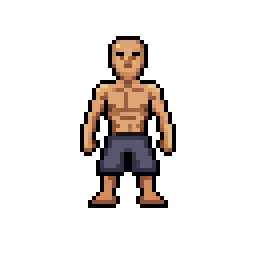
#> input picture pixellab-pip-generations/paper-doll-sword-fit-20261021/body-source-01.png, 64 x 64 px (shown 4 times larger); its folder holds only this picture in this run
$ python prepare_inputs.py
#> lines starting #> are read from the running program, lines starting #| are printed output that depends on the picture; after the words box and inside, x2 and y2 are one past the last pixel; in counts of white or black regions, pixels touching at a corner belong together
"""Copy existing body frames; create only binary generation controls, never art."""
from pathlib import Path
import hashlib,json,shutil
from PIL import Image,ImageDraw

OUT=Path(__file__).resolve().parent
SOURCE=OUT.parent/'paper-doll-human-idle-south-20261021'
anchors=[(20,36),(18,35),(20,36),(19,35)]
records=[]
for index,(x,y) in enumerate(anchors,1):
    original=SOURCE/f'body-raw-{index:02}.png'
    target=OUT/f'body-source-{index:02}.png'
    shutil.copy2(original,target)
    image=Image.open(target).convert('RGBA')
#> image is the input picture: PIL image 64x64 RGBA; mean R, G, B, A 17.3, 12.5, 9.7, 39.2
    assert image.size==(64,64)
    mask=Image.new('RGB',image.size)
#> mask: PIL image 64x64 RGB; every value is 0
    # Down-left blade corridor and a small guard region, bounded inside the canvas.
    draw=ImageDraw.Draw(mask)
    draw.polygon([(x+2,y-3),(x+4,y),(x+1,y+4),
                  (max(1,x-17),y+14),(max(0,x-20),y+13),
                  (max(0,x-19),y+10),(x-4,y+1),(x-3,y-3)],fill='white')
    # Freeze every body pixel, not only the pixels outside a rectangular ROI.
    for py in range(64):
        for px in range(64):
            if image.getpixel((px,py))[3]:mask.putpixel((px,py),(0,0,0))
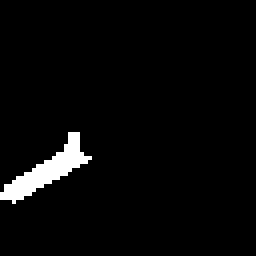
#> mask: PIL image 64x64 RGB (shown 4 times larger); 3.2% white; 1 white region, box (x1, y1, x2, y2) and area: (0, 33, 23, 51) 131
    mask_file=OUT/f'weapon-mask-{index:02}.png'
    mask.save(mask_file)
#> (the run stopped early here; a loop or call above may not have finished)
